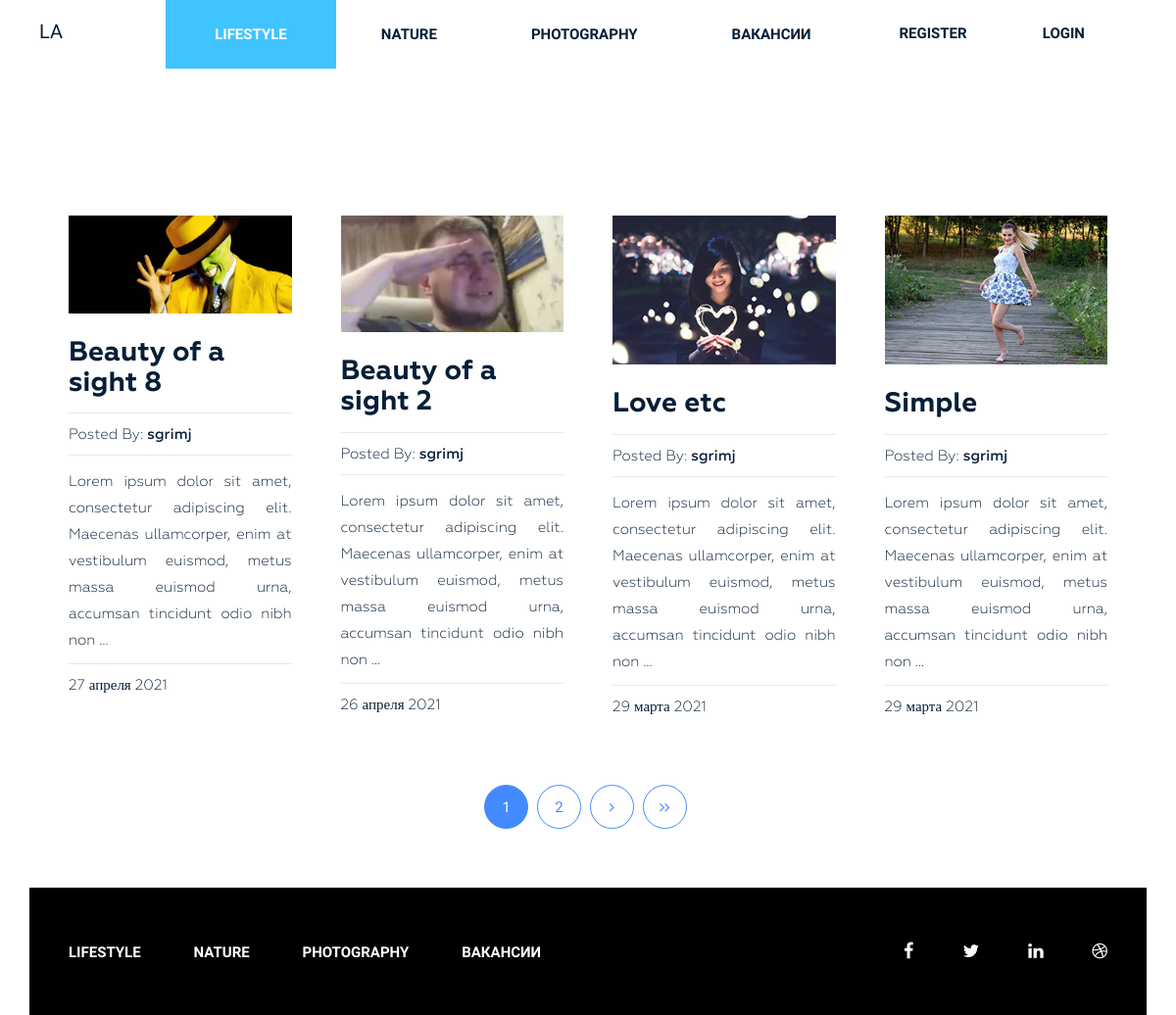
/category/lifestyle/, run on an earlier commit of the app's database.
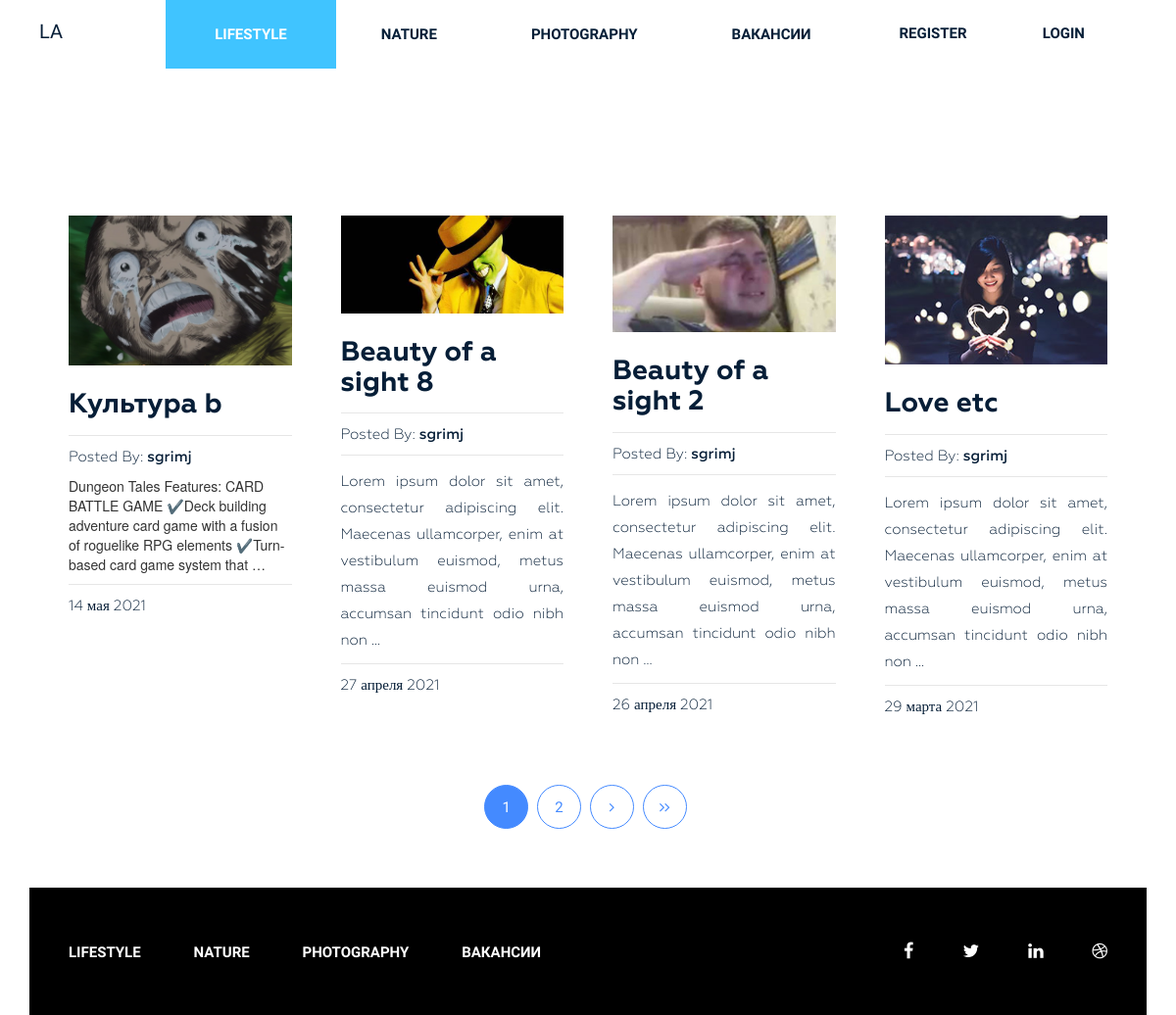
And on a later commit of the database.
### blog/models.py (models this page shows, shortened)
class Category(models.Model):
    title = models.CharField(max_length=255, verbose_name="Category", )
    slug = models.SlugField(max_length=255, verbose_name="Url", unique=True)
    def __str__(self):
        return self.title
    def get_absolute_url(self):  # для ссылок
        return reverse_lazy("category", kwargs={"slug": self.slug, })
    class Meta:
        verbose_name = "Category"
        verbose_name_plural = "Categories"
        ordering = ["title"]

class Post(models.Model):
    title = models.CharField(max_length=255, verbose_name="Title", )
    slug = models.SlugField(max_length=255, verbose_name="Url", unique=True)
    author = models.ForeignKey(User, verbose_name="Author", on_delete=models.PROTECT, null=True, blank=True)
    content = models.TextField(verbose_name="Content", blank=True, )
    created_at = models.DateTimeField(auto_now_add=True, verbose_name="Creation date", )
    photo = models.ImageField(upload_to="photos/%Y/%m/%d/", blank=True, verbose_name="Photo", )
    views = models.IntegerField(default=0, verbose_name="Views", )
    category = models.ForeignKey(Category, on_delete=models.PROTECT, related_name="posts", verbose_name="Category", )
    tags = models.ManyToManyField(Tag, blank=True, related_name="posts", verbose_name="Tag", )
    is_main = models.BooleanField(default=False, verbose_name="On main?")
    def get_absolute_url(self):  # для ссылок
        return reverse_lazy("post", kwargs={"slug": self.slug, })
    class Meta:
        verbose_name = "Post"
        verbose_name_plural = "Posts"
        ordering = ["-created_at"]

### blog/views.py (the view)
# urls.py: path('category/<str:slug>/', PostsByCategory.as_view(), name="category"),
class PostsByCategory(ListView):
    template_name = "blog/category.html"
    context_object_name = "posts"
    paginate_by = 4
    allow_empty = False
    def get_queryset(self):
        return Post.objects.filter(category__slug=self.kwargs["slug"])
    def get_context_data(self, *, object_list=None, **kwargs):
        context = super().get_context_data(**kwargs)
        context["title"] = Category.objects.get(slug=self.kwargs["slug"])
        return context

### blog/templatetags/menu.py (called while the page is built)
@register.inclusion_tag("blog/menu_tpl.html")
def show_menu(menu_class='menu', ul_class=""):
    categories = Category.objects.all()            # обращаемся в кэш, если там нет ничего то заполняем на 500сек
    return {"categories": categories, "menu_class": menu_class, "ul_class": ul_class }

### blog/templates/blog/category.html (shortened to what this page needs)
{% extends "base.html" %}
{% load static %}
{% block content %}
<section class="blog-post-area">
    <div class="container">
        <div class="row">
            <div class="blog-post-area-style">
                {% for p in posts %}
                <div class="col-md-3">
                    <div class="single-post">
                        {% if p.photo %}
                        <img src="{{ p.photo.url }}" alt="{{p.title}}">
                        {% else %}
                        <img src="https://picsum.photos/id/443/300/201?grayscale" alt="{{p.title}}">
                        {% endif %}
                        <h3><a href="{{ p.get_absolute_url }}">{{p.title}}</a></h3>
                        <h4><span>Posted By: <span class="author-name">{{p.author}}</span></span>
                        </h4>
                        {{p.content | truncatewords_html:23 | safe }}
                        <h4><span>{{ p.created_at | date:"j E Y" }}</span></h4>
                    </div>
                </div>
                {% endfor %}
            </div>
        </div>
    </div>
    {%include "inc/_pagination.html"%}
</section>
{% endblock %}

### templates/base.html (shortened to what this page needs)
{% load static %}
{% load cache %}
<!DOCTYPE html>
<html lang="en">
<head>
    <link rel="stylesheet" href="{% static 'css/bootstrap.css' %}">
    <link rel="stylesheet" href="{% static 'css/font-awesome.min.css' %}">
    <link rel="stylesheet" href="{% static 'css/owl.carousel.min.css' %}">
    <link rel="stylesheet" href="{% static 'css/owl.theme.default.min.css' %}">
    <link rel="stylesheet" href="{% static 'style.css' %}">
    <link rel="stylesheet" href="{% static 'responsive.css' %}">
</head>
<body>
<div class="wrapper">
    {%include "inc/_header.html"%}
    {% block content %} {% endblock %}
    {% cache 60 footer %}
    {%include "inc/_footer.html"%}
    {% endcache %}
</div>
</body>
</html>

### templates/inc/_header.html
{% load menu %}
<header class="header">
    <div class="container">
        <div class="row d-flex">
            <div class="col-md-1 header-order-1">
                <div class="logo">
                    <h2><a href="{% url 'home' %}" style="font-family:'Rye';font-weight: 400;">LA</a></h2>
                </div>
            </div>
            <div class="col-md-8 header-order-2">
                {% show_menu "menu" "d-flex" %}
            </div>
            <div class="col-md-3 header-order-3">
                <div class="logo">
                    <div class="row d-flex">
                        {%if request.user.is_authenticated %}
                        <div>
                            <h2>
                                <a href="{% url 'profile' user.profile.slug %}" class="welcome">{{user.username}}</a>
                            </h2>
                        </div>
                        <div>
                            <h2><a href="{% url 'logout' %}" class="welcome">Logout</a></h2>
                        </div>
                        {%else%}
                        <div class="col-md-6">
                            <h2><a href="{% url 'register' %}" class="register">Register</a></h2>
                        </div>
                        <div class="col-md-6">
                            <h2 ><a href="{% url 'login' %}" class="register">Login</a></h2>
                        </div>
                        {%endif%}
                    </div>
                </div>
            </div>
        </div>
    </div>
</header>

### blog/templates/blog/menu_tpl.html
<div class="{{menu_class}}">
    <ul class="{{ul_class}}">
        {% for i in categories %}
        <li><a href="{{ i.get_absolute_url }}">{{ i.title }}</a></li>
        {% endfor %}
        <li><a href="{% url 'vacancy-home' %}">Вакансии</a></li>
    </ul>
</div>

### templates/inc/_pagination.html (shortened to what this page needs)
{% if page_obj.has_other_pages %}
{% if s %}
<div class="pegination">
    <div class="nav-links">
        {% if page_obj.has_previous %}
        <a class="page-numbers" href="?{{ s }}page={{ page_obj.previous_page_number }}" tabindex="-1"
           aria-disabled="true"><i class="fa fa-angle-left" aria-hidden="true"></i></a>
        {% endif %}
        {% for p in page_obj.paginator.page_range%}
        {% if page_obj.number == p %}
        <a class="page-numbers current" href="?{{ s }}page={{p}}">{{p}}</a>
        {% elif p > page_obj.number|add:-3 and p < page_obj.number|add:3 %}
        <a class="page-numbers" href="?{{ s }}page={{p}}">{{p}}</a>
        {% endif %}
        {% endfor %}
        {% if page_obj.has_next %}
        <a class="page-numbers" href="?{{ s }}page={{ page_obj.next_page_number }}" tabindex="-1"
           aria-disabled="true"><i class="fa fa-angle-right" aria-hidden="true"></i></a>
        <a class="page-numbers" href="?{{ s }}page={{ page_obj.paginator.num_pages }}"><i class="fa fa-angle-right"
                                                                                          aria-hidden="true"></i><i
                class="fa fa-angle-right" aria-hidden="true"></i></a>
        {% endif %}
    </div>
</div>
{%else%}
<div class="pegination">
    <div class="nav-links">
        {% for p in page_obj.paginator.page_range%}
        {% if page_obj.number == p %}
        <a class="page-numbers current" href="?page={{p}}">{{p}}</a>
        {% elif p > page_obj.number|add:-3 and p < page_obj.number|add:3 %}
        <a class="page-numbers" href="?page={{p}}">{{p}}</a>
        {% endif %}
        {% endfor %}
        {% if page_obj.has_next %}
        <a class="page-numbers" href="?page={{ page_obj.next_page_number }}" tabindex="-1"
           aria-disabled="true"><i class="fa fa-angle-right" aria-hidden="true"></i></a>
        <a class="page-numbers" href="?page={{ page_obj.paginator.num_pages }}"><i class="fa fa-angle-right"
                                                                                   aria-hidden="true"></i><i
                class="fa fa-angle-right" aria-hidden="true"></i></a>
        {% endif %}
    </div>
</div>
{%endif%}
{% else %}
<div class="col-md-12" style="height:25px;clear:both;"></div>
{% endif %}

### templates/inc/_footer.html
{% load menu %}
<footer class="footer">
    <div class="container">
        <div class="row">
            <div class="col-md-12">
                <div class="footer-bg">
                    <div class="row">
                        <div class="col-md-9">
                            {% show_menu "footer-menu" "" %}
                        </div>
                        <div class="col-md-3">
                            <div class="footer-icon">
                                <p><a href="#"><i class="fa fa-facebook" aria-hidden="true"></i></a><a href="#"><i
                                        class="fa fa-twitter" aria-hidden="true"></i></a><a href="https://www.instagram.com/oksi_lashes/"><i
                                        class="fa fa-linkedin" aria-hidden="true"></i></a><a href="/"><i
                                        class="fa fa-dribbble" aria-hidden="true"></i></a></p>
                            </div>
                        </div>
                    </div>
                </div>
            </div>
        </div>
    </div>
</footer>

### siteblog/static/style.css (style rules this page uses)
.wrapper header.header .logo h2 { margin: 10px 0 0 10px; padding: 0; }
.wrapper header.header .logo h2 a { color: #061e37; font-family: "Raleway", sans-serif; font-size: 20px; font-weight: 700; text-decoration: none; line-height: 30px; padding: 22px 0; text-transform: uppercase; }
.wrapper header.header .menu { margin: 0 }
.wrapper header.header .menu ul { float: right; margin: 0; padding: 0; margin-right: 4px; }
.wrapper header.header .menu ul li { display: inline-block; list-style: outside none none; margin: 0 -4px 0 0; }
.wrapper header.header .menu ul li a { color: rgb(6, 30, 55); font-family: "Raleway", sans-serif; font-size: 15px; font-weight: 600; line-height: 70px; padding: 26px 50px; text-decoration: none; text-transform: uppercase; }
.wrapper header.header .menu ul li.active a { background: #40c4ff; color: #fff; }
section.blog-post-area { margin-top: 50px; }
section.blog-post-area img { width: 100%; }
section.blog-post-area .single-post { padding-right: 20px; margin: 100px 0px 0px; }
section.blog-post-area h4 span { font-family: Geometria; font-weight: 400; font-size: 15px; color: #061e37; text-decoration: none; }
section.blog-post-area h4 span.author-name { font-weight: 500; }
.blog-post-area .single-post h3 a { font-family: Geometria; font-size: 28px; font-weight: 700; text-decoration: none; color: #061e37; }
.blog-post-area .single-post p { color: #061e37; font-family: Geometria; font-size: 15px; font-weight: 400; line-height: 27px; padding-top: 14px; position: relative; text-align: justify; }
.blog-post-area .single-post h4 { margin-bottom: 12px; padding-top: 10px; position: relative; }
.blog-post-area .single-post h4::before { background: #e6e6e6 none repeat scroll 0 0; content: ""; height: 1px; position: absolute; top: 0; width: 100%; }
.blog-post-area .single-post p::before { background: #e6e6e6 none repeat scroll 0 0; content: ""; height: 1px; position: absolute; top: 0; width: 100%; }
.blog-post-area .single-post h3 { margin: 25px 0 15px; }
.blog-post-area .pegination { margin-top: 60px; margin-bottom: 60px; }
.blog-post-area .pegination .nav-links { margin: 0; padding: 0; text-align: center; }
.blog-post-area .pegination .nav-links .page-numbers { border: 1px solid #448aff; border-radius: 50%; color: #448aff; display: inline-block; font-family: "Roboto", sans-serif; font-size: 15px; font-weight: 400; height: 45px; line-height: 45px; list-style: outside none none; margin-right: 5px; text-align: center; width: 45px; }
.blog-post-area .blog-post-area-style { margin: 0 20px 0 40px; }
.blog-post-area .pegination .nav-links .page-numbers.current { background: #448aff; color: #fff; }
.blog-post-area .pegination .nav-links a { text-decoration: none; }
.wrapper footer.footer { height: 130px; }
.wrapper footer .footer-bg { background: #000 none repeat scroll 0 0; height: 130px; overflow: hidden; }
.wrapper footer.footer .footer-menu { margin: 0 }
.wrapper footer.footer .footer-menu ul { line-height: 130px; margin: 0; padding: 0; }
.wrapper footer.footer .footer-menu ul li { display: inline; list-style: outside none none; margin: 0; padding: 30px 0px; }
.wrapper footer.footer .footer-menu ul li a { color: #fff; font-family: "Raleway", sans-serif; font-size: 15px; font-weight: 600; line-height: 70px; margin-left: 40px; padding: 26px 10px 26px 0; text-decoration: none; text-transform: uppercase; }
.wrapper footer.footer .footer-icon p { float: right; line-height: 130px; }
.wrapper footer.footer .footer-icon p i { color: #fff; font-size: 18px; margin-right: 30px; padding: 10px; }
.d-flex { display:flex; justify-content:space-between; flex-wrap:wrap; }
.header-order-1 { order: 1; }
.header-order-2 { order: 2; }
.header-order-3 { order: 3; }
.wrapper header.header .logo h2 .register { padding-bottom: 10px; padding-top: 10px; font-size: 15px; line-height: 15px; }

### siteblog/static/responsive.css (style rules this page uses)
@media (min-width: 1200px) and (max-width: 1439px) { .d-flex { flex-wrap:nowrap; } }

What changed in the data, as far as the page shows it:
no longer on this page (row unchanged): Post: photo (picture), title "Simple", author "sgrimj", content "Lorem ipsum dolor sit amet, consectetur adipiscing elit. Maecenas ullamcorper, enim at vestibulum euismod, metus massa euismod urna, accumsan tincidunt odio nibh non …", created_at "29 марта 2021"
added Post: photo (picture), title "Культура b", author "sgrimj", content "Dungeon Tales Features: CARD BATTLE GAME ✔️Deck building adventure card game with a fusion of roguelike RPG elements ✔️Turn-based card game system that …", created_at "14 мая 2021"
